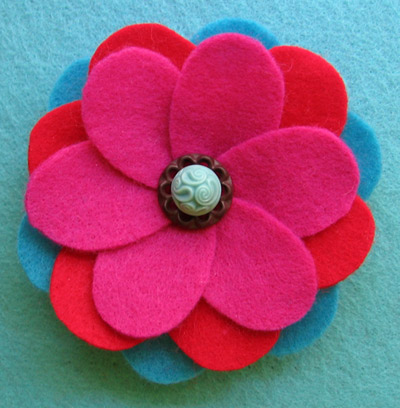
%> input picture code/flower.jpg, 400 x 408 px
$ octave Practice1_ImageBlending.m   (GNU Octave 9; MATLAB toolbox functions it lacks are replaced by stand-ins)
%> lines starting %> are read from the running program, lines starting %| are printed output that depends on the picture
% Read the images
im1 = imread('flower.jpg');
%> im1 is the input picture: size 408x400x3 uint8; mean R, G, B 150.2, 87.4, 119.7
im2 = imread('download.jpg');
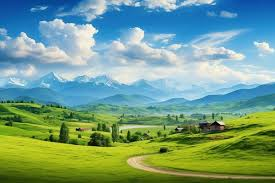
%> input picture code/download.jpg, 275 x 183 px
%> im2 is the input picture: size 183x275x3 uint8; mean R, G, B 116.3, 158.2, 135.8

im1 = double(im1);
%> im1: size 408x400x3 double
im2 = double(im2);
%> im2: size 183x275x3 double

% Get the size of the first image
[height1, width1, ~] = size(im1);
%> height1 = 408; width1 = 400

% Resize the second image to match the size of the first image
im2_resized = imresize(im2, [height1, width1]);
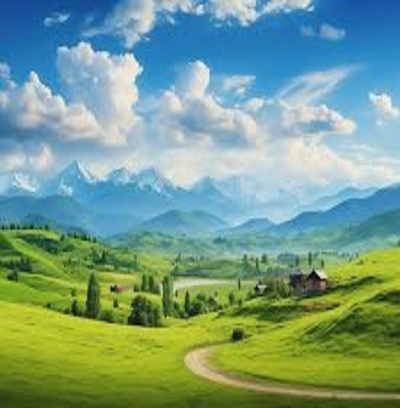
%> im2_resized: size 408x400x3 double; mean R, G, B 116.3, 158.2, 135.8; drawn with min black and max white

% Create a figure
figure;

% Display the first image in the first subplot
subplot(3, 3, 1); % 3 rows, 3 columns, first subplot
imshow(uint8(im1));
title('Image 1 (Flower)');

% Display the resized second image in the second subplot
subplot(3, 3, 2); % 3 rows, 3 columns, second subplot
imshow(uint8(im2_resized));
title('Image 2 (Resized to match Image 1)');


% Screen blend mode
E_screen = 255 - ((255 - im1) .* (255 - im2_resized)) / 255;
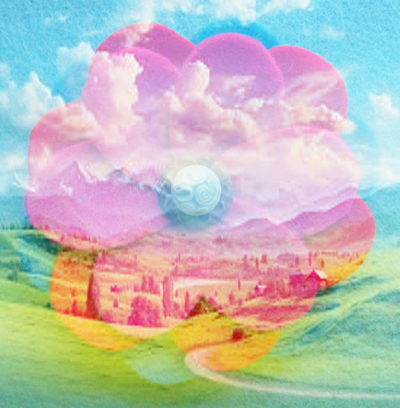
%> E_screen: size 408x400x3 double; mean R, G, B 196.6, 195.3, 189.6; drawn with min black and max white
subplot(3, 3, 3);
imshow(uint8(E_screen));
title('Screen Blend');

% Overlay blend mode
E_overlay = (im2_resized / 255) .* (im2_resized + (2 * im1 / 255) .* (255 - im2_resized));
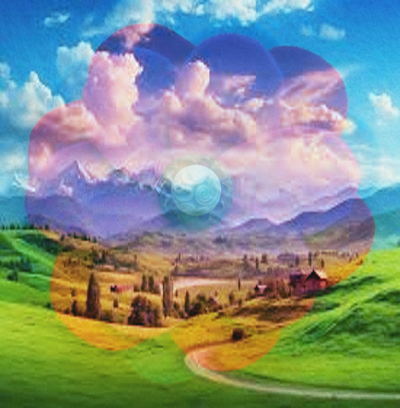
%> E_overlay: size 408x400x3 double; mean R, G, B 125, 143.2, 134.6; drawn with min black and max white
subplot(3, 3, 4);
imshow(uint8(E_overlay));
title('Overlay Blend');

% Dodge blend mode
E_dodge = 256 * im2_resized ./ ((255 - im1) + 1);
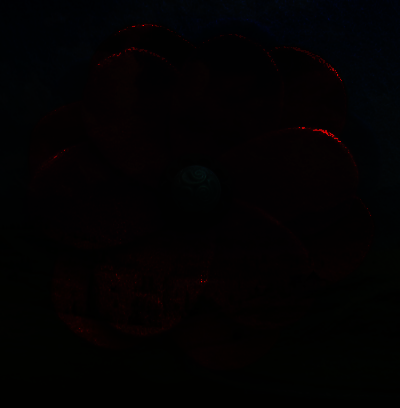
%> E_dodge: size 408x400x3 double; mean R, G, B 541.9, 301, 408.6; drawn with min black and max white
subplot(3, 3, 5);
imshow(uint8(E_dodge));
title('Dodge Blend');

% Burn blend mode
E_burn = 255 - (256 * (255 - im2_resized) ./ (im1 + 1));
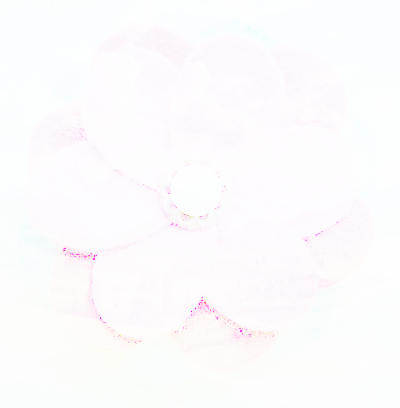
%> E_burn: size 408x400x3 double; mean R, G, B -72.9, -333.3, -120; drawn with min black and max white
subplot(3, 3, 6);
imshow(uint8(E_burn));
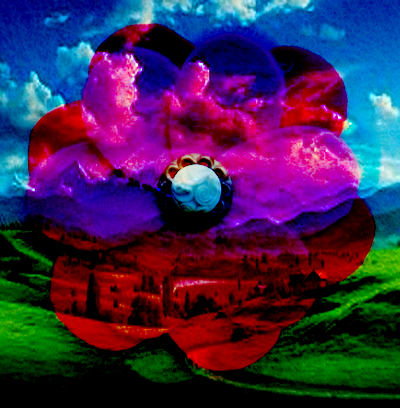
%> displayed picture: size 408x400x3, on the screen's scale of 0 to 255; mean R, G, B 59.6, 37.3, 77.7
title('Burn Blend');
